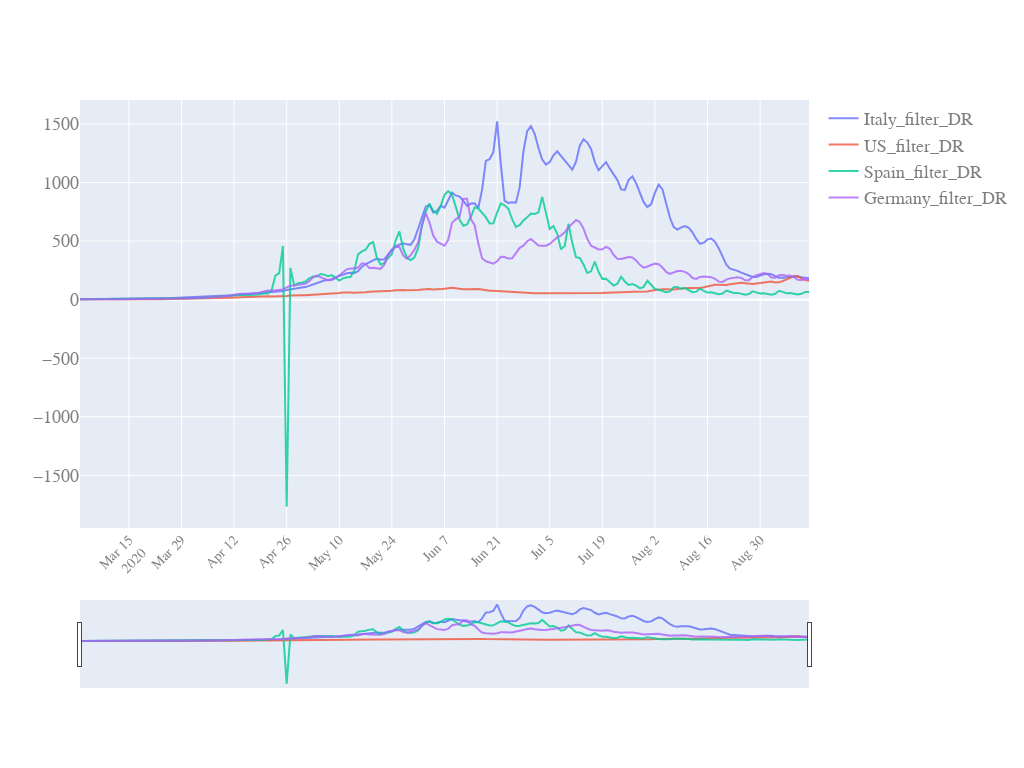

Here is the notebook cell this chart was saved with:
### Code cell
start_pos=40
quick_plot(df_analyse.date[start_pos:],
           df_analyse.iloc[start_pos:,[16,17,18,19]], #17,18,19   # US comparison 12,17
           y_scale='linear',
           slider=True)

### Figure 1 — Plotly figure (JSON) as saved in the notebook; plotly's stock layout.template omitted (floating-point values rounded to 4 significant figures; data arrays with more than 128 entries replaced by an {"elided": "..."} marker saying what was removed)
{"data": [{"name": "Italy_filter_DR", "opacity": 0.8, "type": "scatter", "x": {"elided": "195 str values"}, "y": {"elided": "195 float values"}}, {"name": "US_filter_DR", "opacity": 0.8, "type": "scatter", "x": {"elided": "195 str values"}, "y": {"elided": "195 float values"}}, {"name": "Spain_filter_DR", "opacity": 0.8, "type": "scatter", "x": {"elided": "195 str values"}, "y": {"elided": "195 float values"}}, {"name": "Germany_filter_DR", "opacity": 0.8, "type": "scatter", "x": {"elided": "195 str values"}, "y": {"elided": "195 float values"}}], "layout": {"autosize": true, "font": {"color": "#7f7f7f", "family": "PT Sans, monospace", "size": 18}, "height": 768, "width": 1024, "xaxis": {"nticks": 20, "rangeslider": {"visible": true}, "tickangle": -45, "tickfont": {"color": "#7f7f7f", "size": 14}}, "yaxis": {"type": "linear"}}}
